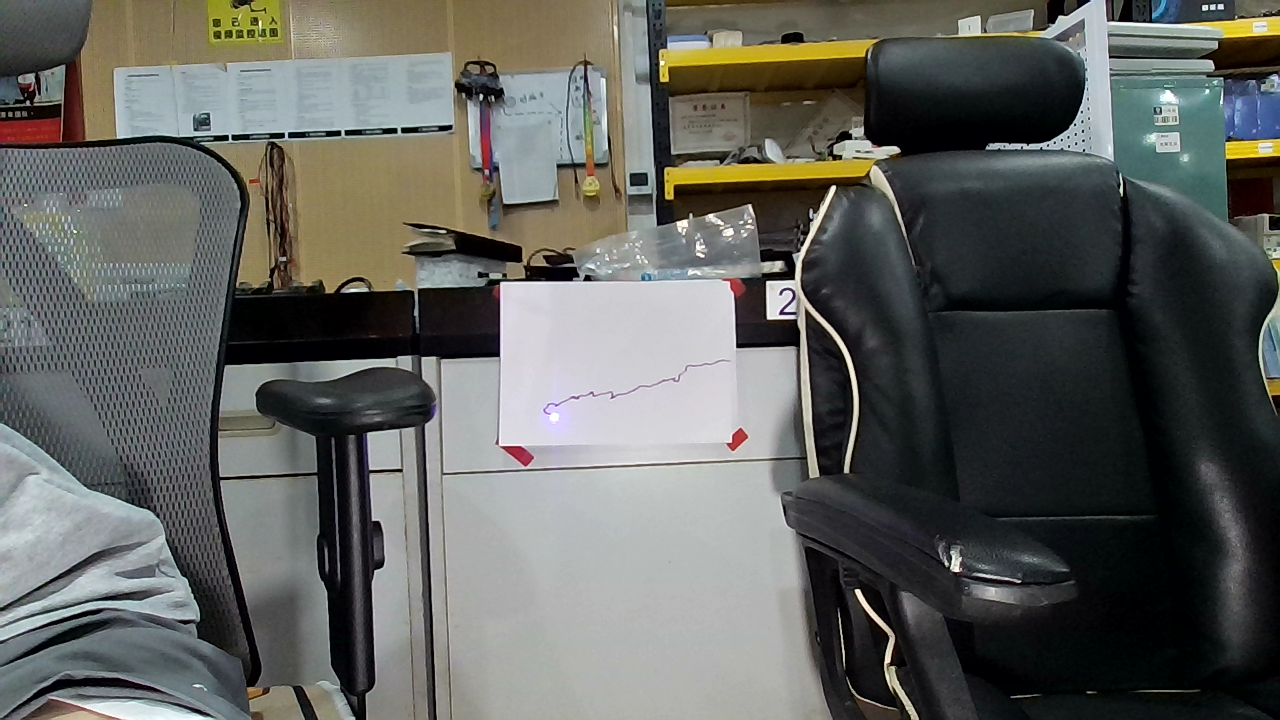
#> input picture opencv/photo_1753685422.png, 1280 x 720 px, given in place of the camera
$ python '电赛.py'
#> lines starting #> are read from the running program, lines starting #| are printed output that depends on the picture; after the words box and inside, x2 and y2 are one past the last pixel; in counts of white or black regions, pixels touching at a corner belong together
import cv2
import numpy as np

def order_points(pts):
    # 角点排序为：左上、右上、右下、左下
    rect = np.zeros((4, 2), dtype="float32")
    s = pts.sum(axis=1)
    rect[0] = pts[np.argmin(s)]
    rect[2] = pts[np.argmax(s)]
    diff = np.diff(pts, axis=1)
    rect[1] = pts[np.argmin(diff)]
    rect[3] = pts[np.argmax(diff)]
    return rect

cap = cv2.VideoCapture(0)  # 选择摄像头

while True:
    ret, frame = cap.read()
#> frame is the input picture: shape (720, 1280, 3); mean B, G, R 93.8, 97.9, 96.5
    if not ret:
        break

    # 1. 转灰度+高斯模糊（降噪）
    gray = cv2.cvtColor(frame, cv2.COLOR_BGR2GRAY)
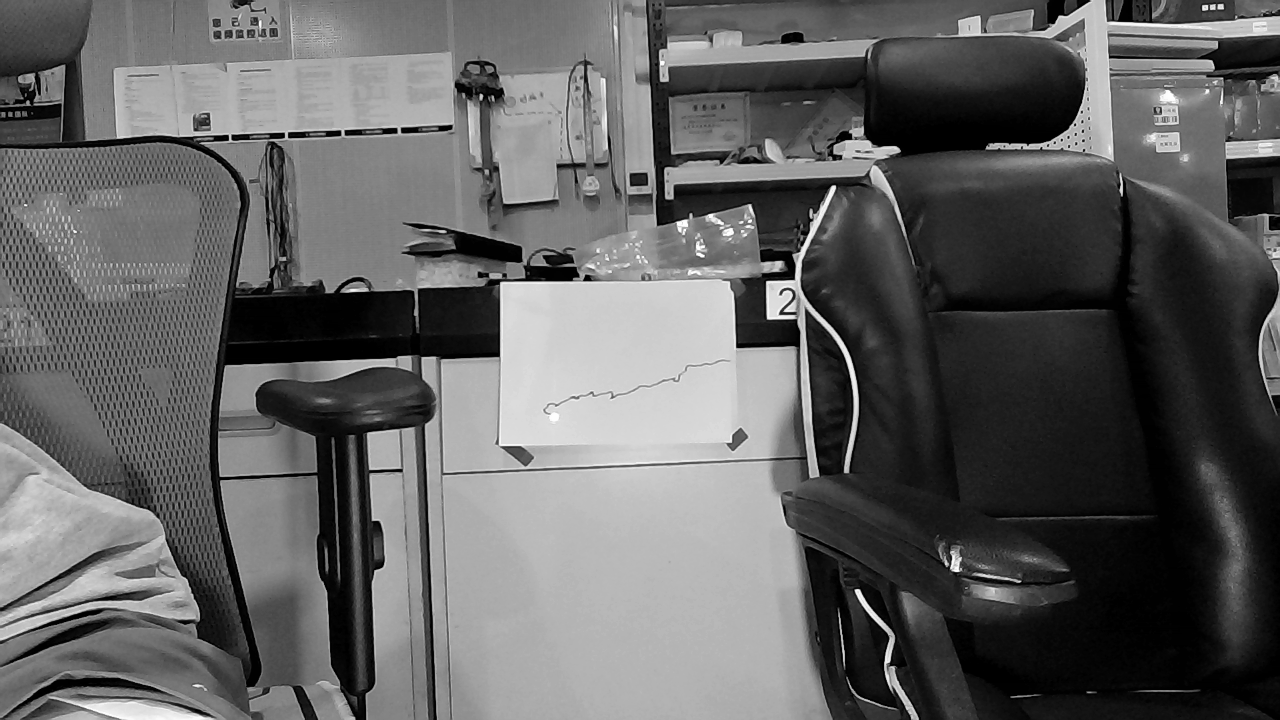
#> gray: shape (720, 1280); min 0, max 255, mean 97
    blurred = cv2.GaussianBlur(gray, (5,5), 0)

    # 2. 二值化（低阈值选黑色区域）
    _, thresh = cv2.threshold(blurred, 40, 255, cv2.THRESH_BINARY_INV)
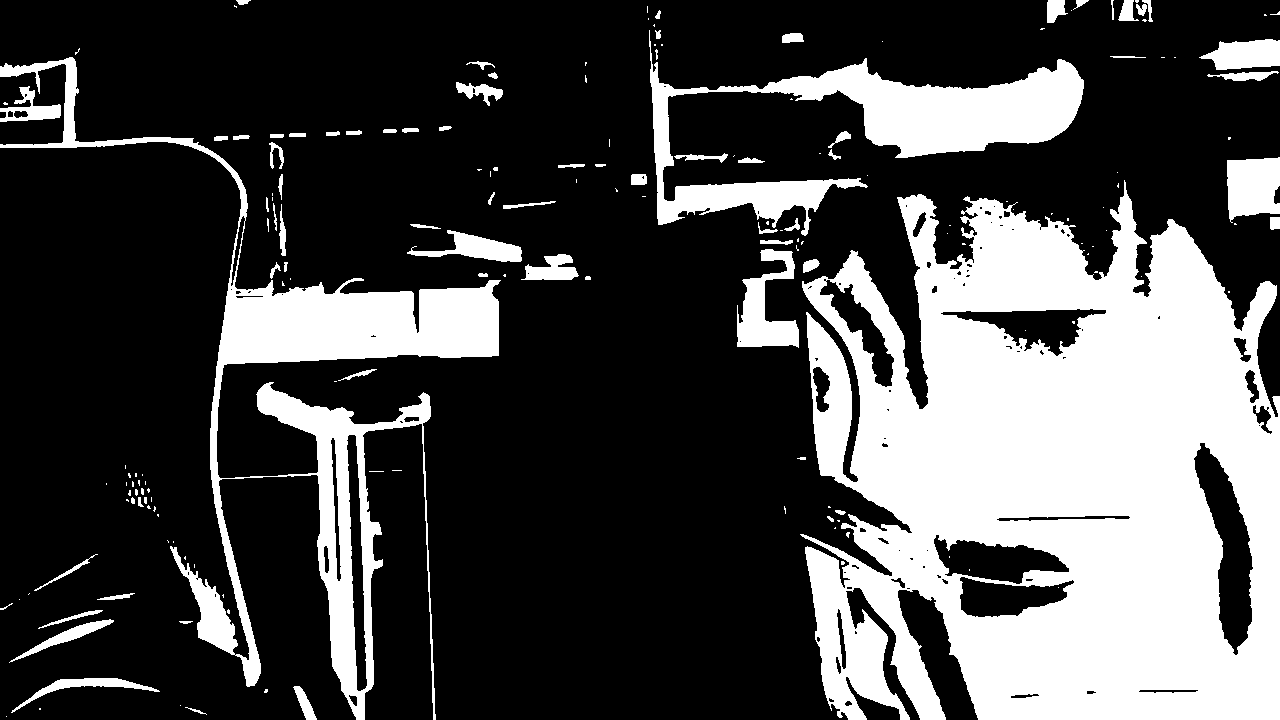
#> thresh: shape (720, 1280); 28.9% white; 178 white regions (103 under 20 px)

    # 3. 找轮廓
    contours, _ = cv2.findContours(thresh, cv2.RETR_EXTERNAL, cv2.CHAIN_APPROX_SIMPLE)
#> contours = 173 contours, 112 with area under 20; largest, box (x1, y1, x2, y2) and area: (800, 180, 1280, 720) 199588, (0, 57, 501, 720) 42301, (649, 30, 1084, 236) 22742, (737, 249, 799, 348) 2876, (1227, 157, 1280, 223) 2739

    for cnt in contours:
        # 4. 面积过滤
        area = cv2.contourArea(cnt)
        if area < 2000:
            continue

        # 5. 多边形逼近
        peri = cv2.arcLength(cnt, True)
        approx = cv2.approxPolyDP(cnt, 0.02 * peri, True)

        # 6. 只保留四边形
        if len(approx) == 4:
            # 透视角点排序
            pts = approx.reshape(4, 2)
            rect = order_points(pts)

            # 画框
            cv2.polylines(frame, [np.int32(rect)], True, (0, 255, 0), 2)

            # 计算中心
            M = cv2.moments(rect)
            if M["m00"] != 0:
                cx = int(M["m10"] / M["m00"])
                cy = int(M["m01"] / M["m00"])
            else:
                # 或者直接四点均值
                cx, cy = np.mean(rect, axis=0).astype(int)

            # 标注中心点
            cv2.circle(frame, (cx, cy), 7, (0, 0, 255), -1)
            cv2.putText(frame, f"({cx},{cy})", (cx+10, cy-10), cv2.FONT_HERSHEY_SIMPLEX, 0.7, (0,0,255), 2)
#> this loop made 173 passes
#> area on passes 6, 7, 9: 300.5, 840.5, 709.5

    cv2.imshow("frame", frame)
    if cv2.waitKey(1) & 0xFF == ord('q'):
#> (key q is pressed here)
        break

cap.release()
cv2.destroyAllWindows()

$ run again, on opencv/MJPG.png
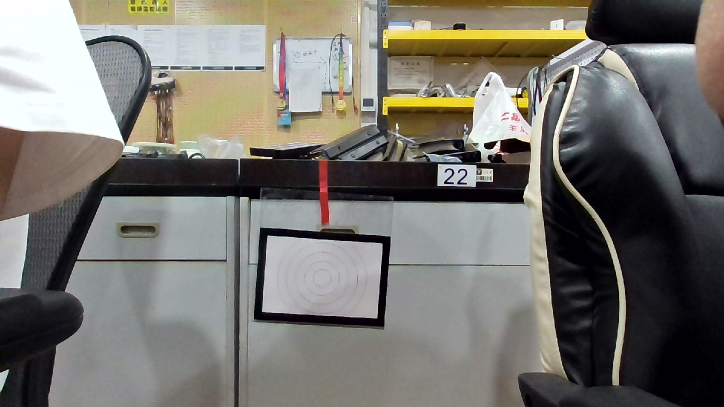
#> input picture opencv/MJPG.png, 1448 x 814 px, given in place of the camera (shown at 1/2 size)
#> frame is the input picture: shape (814, 1448, 3); mean B, G, R 110.2, 116.1, 118.6
#> `_, thresh = cv2.threshold(blurred, 40, 255, cv2.THRESH_BINARY_INV)`:
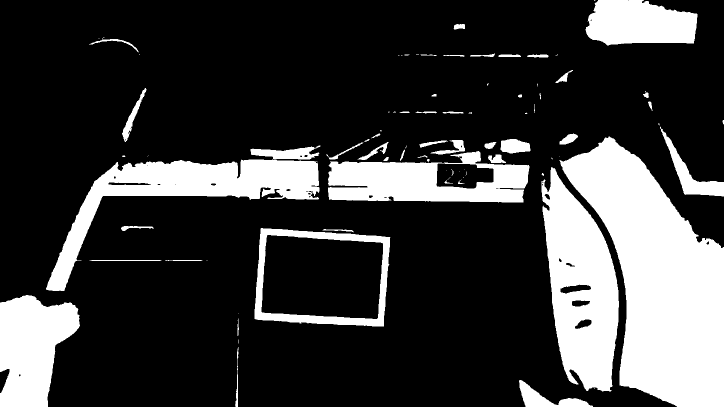
#> thresh: shape (814, 1448) (shown at 1/2 size); 23.1% white; 88 white regions (37 under 20 px)
#> contours = 78 contours, 36 with area under 20; largest, box (x1, y1, x2, y2) and area: (1119, 273, 1448, 814) 94550, (509, 456, 781, 653) 46970, (1083, 334, 1238, 783) 44098, (92, 291, 641, 582) 37866, (656, 302, 1059, 405) 30040
#> the loop `for cnt in contours:` made 78 passes
#> (area, peri, pts, rect, s in order_points, diff in order_points, cx, cy) on passes 14, 17: (46970, 903, [[521, 457], [509, 637], [767, 652], [779, 474]], [[521, 457], [779, 474], [767, 652], [509, 637]], [978, 1146, 1419, 1253], [-64, 128, -115, -305], 643, 554), (44098.5, 1249.1, [[1103, 334], [1125, 728], [1221, 782], [1227, 532]], [[1103, 334], [1103, 334], [1221, 782], [1125, 728]], [1437, 1853, 2003, 1759], [-769, -397, -439, -695], 1149, 614)
#> after the loop `for cnt in contours:`:
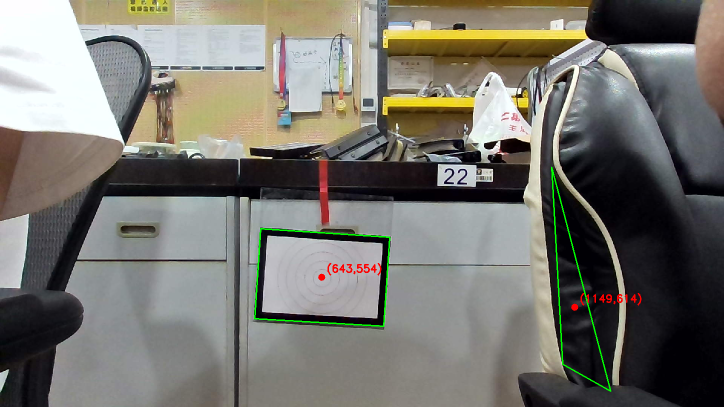
#> frame: shape (814, 1448, 3) (shown at 1/2 size); 0.62% of pixels changed, all inside (x1, y1, x2, y2) = (508, 333, 1283, 784)

$ run again, on opencv/YUYU1280*800.png
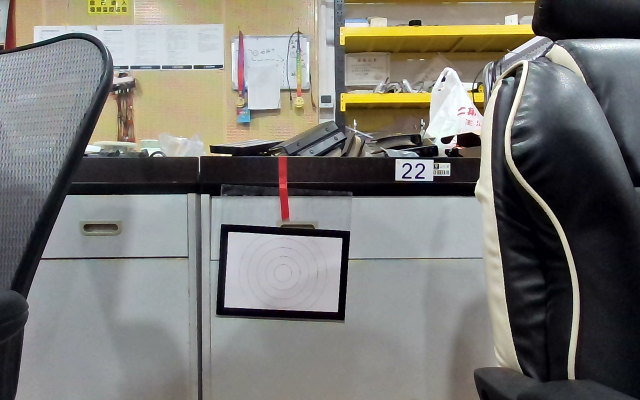
#> input picture opencv/YUYU1280*800.png, 1280 x 800 px, given in place of the camera (shown at 1/2 size)
#> frame is the input picture: shape (800, 1280, 3); mean B, G, R 115.8, 120.5, 121.7
#> `_, thresh = cv2.threshold(blurred, 40, 255, cv2.THRESH_BINARY_INV)`:
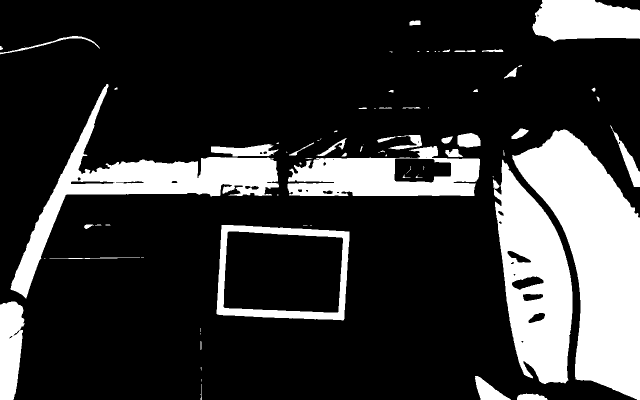
#> thresh: shape (800, 1280) (shown at 1/2 size); 21.2% white; 77 white regions (33 under 20 px)
#> contours = 72 contours, 36 with area under 20; largest, box (x1, y1, x2, y2) and area: (1024, 259, 1280, 800) 68944, (433, 450, 699, 641) 45620, (986, 319, 1145, 768) 43748, (21, 168, 558, 597) 36102, (575, 292, 960, 392) 27144
#> the loop `for cnt in contours:` made 72 passes
#> (area, peri, pts, rect, s in order_points, diff in order_points, cx, cy) on passes 15, 22: (45620, 885.2, [[443, 450], [434, 628], [687, 639], [698, 463]], [[443, 450], [698, 463], [687, 639], [434, 628]], [893, 1062, 1326, 1161], [7, 194, -48, -235], 565, 544), (43748, 1279.8, [[1005, 319], [1037, 722], [1130, 766], [1131, 512]], [[1005, 319], [1005, 319], [1130, 766], [1037, 722]], [1324, 1759, 1896, 1643], [-686, -315, -364, -619], 1057, 602)
#> after the loop `for cnt in contours:`:
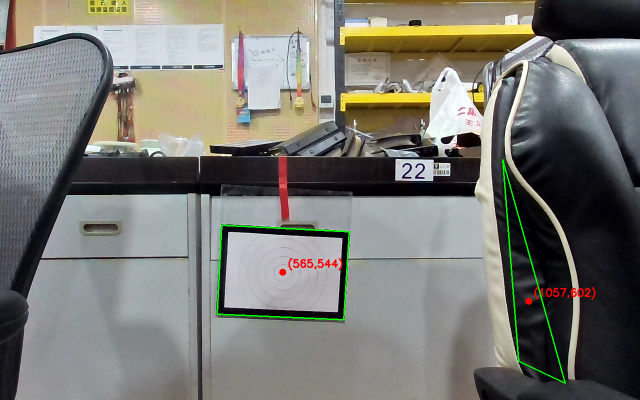
#> frame: shape (800, 1280, 3) (shown at 1/2 size); 0.73% of pixels changed, all inside (x1, y1, x2, y2) = (433, 318, 1191, 768)
